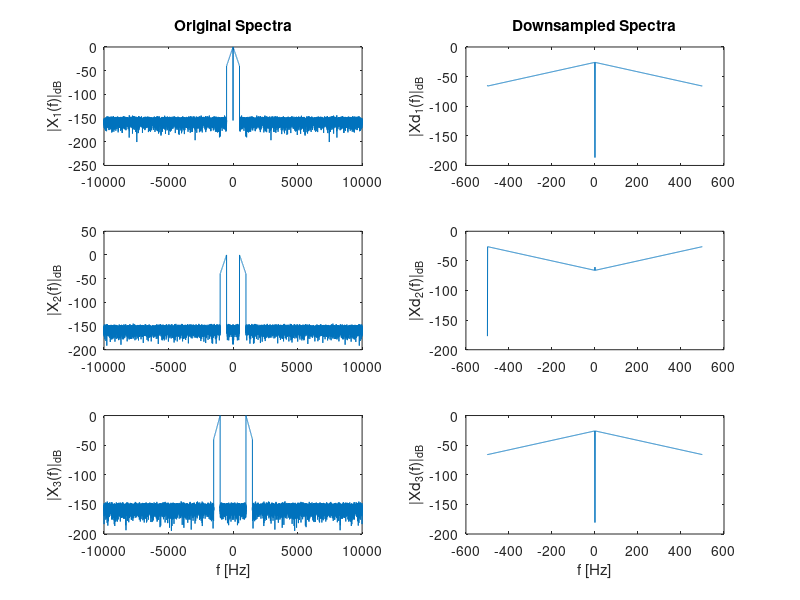
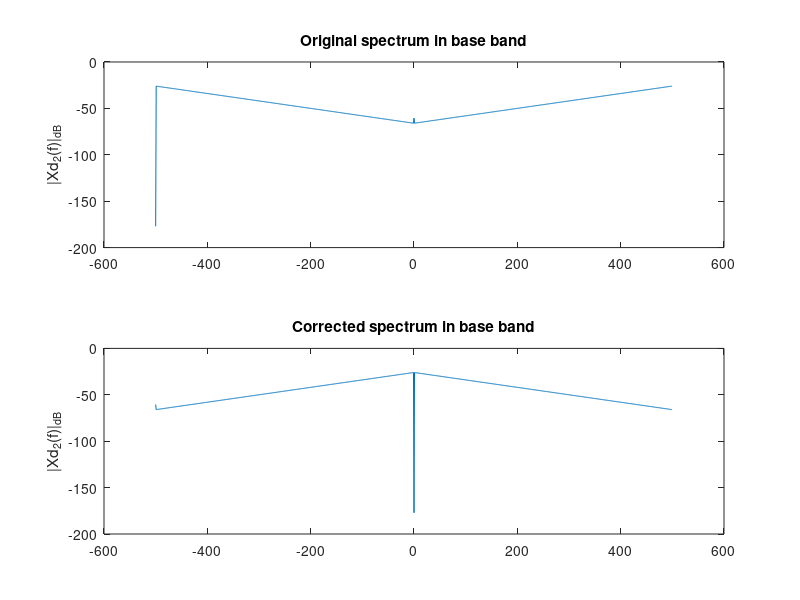

Recreate these plots in MATLAB, in order.
%%%%%%%%%%%%%%%%%%%%%%%%%%%%%%%%%%%%%%%%%%%%%%%%%%%%%%%%%%%%%%%%%%
% DSVB Part 1
% Exercise 2: A/D and D/A Conversion
% Waj, HSLU-T&A
%%%%%%%%%%%%%%%%%%%%%%%%%%%%%%%%%%%%%%%%%%%%%%%%%%%%%%%%%%%%%%%%%%

%%%%%% 2.2 Sampling of bandpass signals
clear all;close all;

%% 
% 2. Downsampling
load bpsig;  % signals x1, x2, x3 with fs = 20 kHz and N = 20000 samples 
n = length(x1);
% Determine downsample factor

d1 = 20E3/1E3; % downsample factor for signal x1
d2 = 20E3/1E3; % downsample factor for signal x2
d3 = 20E3/1E3; % downsample factor for signal x3

%Downsample
xd1 = downsample(x1,d1);
xd2 = downsample(x2,d2);
xd3 = downsample(x3,d3);
% plot spectrum of original and downsampled signal
set(figure,'Name','Bandpass Sampling');
hold on; grid on;
% X1
subplot(3,2,1)
plot([-n/2:1:n/2-1],20*log10(abs(fftshift(fft(x1)))));
ylabel('|X_1(f)|_{dB}'); title('\bf{Original Spectra}');
subplot(3,2,2)
plot([-n/2/d1:1:n/2/d1-1],20*log10(abs(fftshift(fft(xd1)))));
ylabel('|Xd_1(f)|_{dB}'); title('\bf{Downsampled Spectra}');
% X2
subplot(3,2,3)
plot([-n/2:1:n/2-1],20*log10(abs(fftshift(fft(x2)))));
ylabel('|X_2(f)|_{dB}');
subplot(3,2,4)
plot([-n/2/d2:1:n/2/d2-1],20*log10(abs(fftshift(fft(xd2)))));
ylabel('|Xd_2(f)|_{dB}'); 
% X3
subplot(3,2,5)
plot([-n/2:1:n/2-1],20*log10(abs(fftshift(fft(x3)))));
ylabel('|X_3(f)|_{dB}'); xlabel('f [Hz]');
subplot(3,2,6)
plot([-n/2/d3:1:n/2/d3-1],20*log10(abs(fftshift(fft(xd3)))));
ylabel('|Xd_3(f)|_{dB}'); xlabel('f [Hz]');

%%
% 3. Correcting the spectrum 
% negation of every 2nd sample value if N is odd

% To_Do
 
x_orig = xd2; % signal sampled with odd N
x_cor = x_orig.*(-1).^[1:length(x_orig)]; % corrected signal
 
% plot corrected spectrum
set(figure,'Name','Corrected Bandpass Sampling with odd N');
subplot(2,1,1)
plot([-n/2/d2:1:n/2/d2-1],20*log10(abs(fftshift(fft(x_orig)))));
ylabel('|Xd_2(f)|_{dB}');title('Original spectrum in base band');
subplot(2,1,2)
plot([-n/2/d2:1:n/2/d2-1],20*log10(abs(fftshift(fft(x_cor)))));
ylabel('|Xd_2(f)|_{dB}');title('Corrected spectrum in base band');